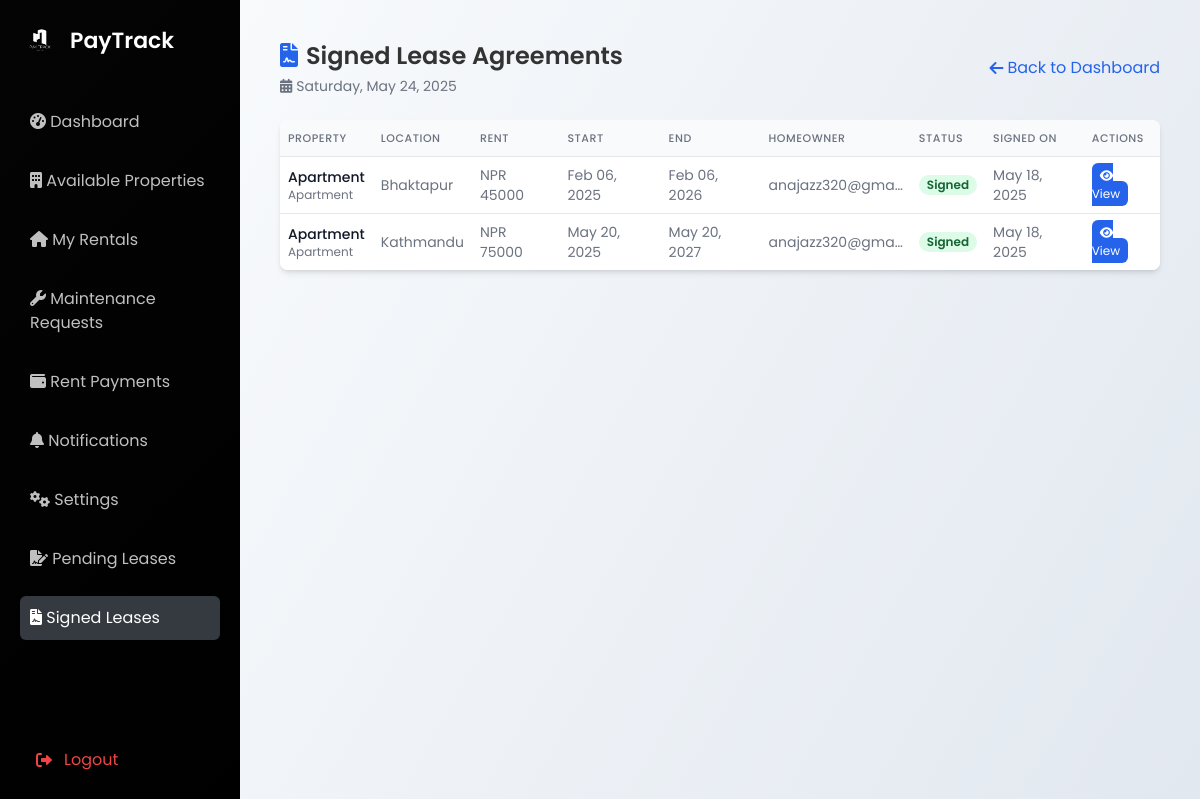
Page /tenant/signed-leases/ (signed in) on the committed database.
### user/models.py (models this page shows, shortened)
class RentalLeaseAgreement(models.Model):
    rental_request = models.OneToOneField(
        RentalRequest,
        on_delete=models.CASCADE,
        related_name='rental_lease_agreement'
    )
    rental = models.OneToOneField(
        Rental,
        on_delete=models.CASCADE,
        related_name='rental_lease_agreement',
        null=True,
        blank=True
    )
    lease_text = models.TextField()
    tenant_signed = models.BooleanField(default=False)
    tenant_signature = models.TextField(blank=True, null=True)  # Digital signature
    tenant_signed_at = models.DateTimeField(null=True, blank=True)
    homeowner_signed = models.BooleanField(default=False)
    homeowner_signature = models.TextField(blank=True, null=True)
    homeowner_signed_at = models.DateTimeField(null=True, blank=True)
    lease_document = models.FileField(upload_to='rental_lease_documents/', blank=True, null=True)
    tenant_id_front = models.ImageField(upload_to='tenant_ids/', blank=True, null=True)
    tenant_id_back = models.ImageField(upload_to='tenant_ids/', blank=True, null=True)
    created_at = models.DateTimeField(auto_now_add=True)
    updated_at = models.DateTimeField(auto_now=True)

class RentalRequest(models.Model):
    tenant = models.ForeignKey(
        settings.AUTH_USER_MODEL,
        on_delete=models.CASCADE,
        limit_choices_to={'user_type': 'tenant'},
        related_name='rental_requests'
    )
    property = models.ForeignKey(Property, on_delete=models.CASCADE, related_name='rental_requests')
    requested_date = models.DateTimeField(auto_now_add=True)
    start_date = models.DateField()
    end_date = models.DateField(null=True, blank=True)
    message = models.TextField(blank=True, null=True)
    status = models.CharField(
        max_length=20,
        choices=[
            ('pending', 'Pending'),
            ('approved', 'Approved'),
            ('rejected', 'Rejected'),
        ],
        default='pending'
    )

class Property(models.Model):
    PROPERTY_TYPES = [
        ('house', 'House'),
        ('apartment', 'Apartment'),
        ('villa', 'Villa'),
        ('land', 'Land'),
    ]
    homeowner = models.ForeignKey(
        settings.AUTH_USER_MODEL,
        on_delete=models.CASCADE,
        related_name='properties',
        null=True,
        blank=True
    )
    title = models.CharField(max_length=200, default="Unnamed Property")
    location = models.CharField(max_length=200, default="Unknown Location")
    property_type = models.CharField(max_length=20, choices=PROPERTY_TYPES, default='house')
    price = models.DecimalField(max_digits=10, decimal_places=2, default=0.00)
    bedrooms = models.IntegerField(null=True, blank=True, default=1)
    bathrooms = models.IntegerField(null=True, blank=True, default=1)
    description = models.TextField(default="No description available.")
    image = models.ImageField(upload_to='properties/', default='default_property.jpg')
    featured = models.BooleanField(default=False)
    is_available = models.BooleanField(default=True)  # New: To show if property is rented

class CustomUser(AbstractUser):
    USER_TYPE_CHOICES = (
        ('tenant', 'Tenant'),
        ('home owner', 'Home Owner'),
    )
    email = models.EmailField(unique=True,null=True)  # Ensuring unique emails for authentication
    user_type = models.CharField(max_length=20, choices=USER_TYPE_CHOICES, default='customer')
    phone_number = models.CharField(max_length=15, blank=True, null=True)
    address = models.TextField(blank=True, null=True)
    company_name = models.CharField(max_length=255, blank=True, null=True)
    date_of_birth = models.DateField(blank=True, null=True)
    USERNAME_FIELD = 'email'  # Login with email instead of username
    REQUIRED_FIELDS = ['username']  # Keep username as an optional field if necessary

### user/views.py (the view)
# urls.py: path('tenant/signed-leases/', views.tenant_signed_leases, name='tenant_signed_leases'),
@login_required
def tenant_signed_leases(request):
   if request.user.user_type != 'tenant':
       return redirect('dashboard')
   signed_leases = RentalLeaseAgreement.objects.filter(
       rental_request__tenant=request.user,
       tenant_signed=True
   ).order_by('-tenant_signed_at')
   return render(request, 'user/tenant_signed_leases.html', {
       'signed_leases': signed_leases
   })

### user/templates/user/tenant_signed_leases.html (shortened to what this page needs)
{% block content %}
<!DOCTYPE html>
<html lang="en">
<head>
  {% load static %}
  <link rel="stylesheet" href="{% static 'css/dashboard.css' %}">
  <link rel="stylesheet" href="https://cdnjs.cloudflare.com/ajax/libs/font-awesome/6.0.0-beta3/css/all.min.css">
  <script src="https://cdn.tailwindcss.com"></script>
</head>
<body class="bg-gray-100 font-poppins">
  <div class="min-h-screen flex">
    <aside class="sidebar">
      <div class="logo-container">
        <img src="{% static 'images/logo.png' %}" alt="PayTrack Logo" class="logo">
        <span>PayTrack</span>
      </div>
      <nav class="menu">
        <ul>
          <li><a href="{% url 'dashboard' %}"><i class="fas fa-tachometer-alt"></i> <span>Dashboard</span></a></li>
          <li><a href="{% url 'tenant_property_list' %}"><i class="fas fa-building"></i> <span>Available Properties</span></a></li>
          <li><a href="{% url 'my_rentals' %}"><i class="fas fa-home"></i> <span>My Rentals</span></a></li>
          <li><a href="/maintenance/requests/"><i class="fas fa-wrench"></i> <span>Maintenance Requests</span></a></li>
          <li><a href="{% url 'rent_payments' %}"><i class="fas fa-wallet"></i> <span>Rent Payments</span></a></li>
          <li><a href="{% url 'notifications' %}"><i class="fas fa-bell"></i> <span>Notifications</span></a></li>
          <li><a href="{% url 'settings' %}"><i class="fas fa-cogs"></i> <span>Settings</span></a></li>
          <li><a href="{% url 'tenant_pending_leases' %}"><i class="fas fa-file-signature"></i> <span>Pending Leases</span></a></li>
          <li class="active">
            <a href="{% url 'tenant_signed_leases' %}" class="nav-link">
              <i class="fas fa-file-contract"></i> <span>Signed Leases</span>
            </a>
          </li>
        </ul>
      </nav>
      <div class="mt-auto pt-8">
        <a href="{% url 'logout' %}" class="flex items-center px-4 py-2 text-red-500 hover:bg-red-100 rounded">
          <i class="fas fa-sign-out-alt mr-3"></i> <span>Logout</span>
        </a>
      </div>
    </aside>
    <main class="main-content space-y-6">
      <div class="flex justify-between items-center">
        <div>
          <h1 class="text-2xl font-semibold"><i class="fas fa-file-contract text-blue-600 mr-2"></i>Signed Lease Agreements</h1>
          <p class="text-sm text-gray-500 mt-1"><i class="fas fa-calendar-alt mr-1"></i><span id="currentDateTime">Loading...</span></p>
        </div>
        <a href="{% url 'dashboard' %}" class="flex items-center text-blue-600 hover:underline">
          <i class="fas fa-arrow-left mr-1"></i> Back to Dashboard
        </a>
      </div>
      <div class="bg-white rounded-lg shadow-md overflow-hidden">
        <table class="min-w-full divide-y divide-gray-200 compact-table">
          <thead class="bg-gray-50">
            <tr>
              <th scope="col" class="text-left text-xs font-medium text-gray-500 uppercase tracking-wider">Property</th>
              <th scope="col" class="text-left text-xs font-medium text-gray-500 uppercase tracking-wider">Location</th>
              <th scope="col" class="text-left text-xs font-medium text-gray-500 uppercase tracking-wider">Rent</th>
              <th scope="col" class="text-left text-xs font-medium text-gray-500 uppercase tracking-wider">Start</th>
              <th scope="col" class="text-left text-xs font-medium text-gray-500 uppercase tracking-wider">End</th>
              <th scope="col" class="text-left text-xs font-medium text-gray-500 uppercase tracking-wider">Homeowner</th>
              <th scope="col" class="text-left text-xs font-medium text-gray-500 uppercase tracking-wider">Status</th>
              <th scope="col" class="text-left text-xs font-medium text-gray-500 uppercase tracking-wider">Signed On</th>
              <th scope="col" class="text-left text-xs font-medium text-gray-500 uppercase tracking-wider">Actions</th>
            </tr>
          </thead>
          <tbody class="bg-white divide-y divide-gray-200">
            {% if signed_leases %}
              {% for lease in signed_leases %}
              <tr>
                <td>
                  <div class="flex flex-col">
                    <span class="text-sm font-medium text-gray-900 property-name" title="{{ lease.rental_request.property.title }}">{{ lease.rental_request.property.title }}</span>
                    <span class="text-xs text-gray-500">{{ lease.rental_request.property.get_property_type_display }}</span>
                  </div>
                </td>
                <td>
                  <span class="text-sm text-gray-500 location" title="{{ lease.rental_request.property.location }}">{{ lease.rental_request.property.location }}</span>
                </td>
                <td>
                  <span class="text-sm text-gray-500">NPR {{ lease.rental_request.property.price|floatformat:0 }}</span>
                </td>
                <td>
                  <span class="text-sm text-gray-500">{{ lease.rental_request.start_date|date:"M d, Y" }}</span>
                </td>
                <td>
                  <span class="text-sm text-gray-500">{{ lease.rental_request.end_date|date:"M d, Y" }}</span>
                </td>
                <td>
                  <span class="text-sm text-gray-500">
                    {% if lease.rental_request.property.homeowner.get_full_name %}
                      {{ lease.rental_request.property.homeowner.get_full_name|truncatechars:15 }}
                    {% else %}
                      {{ lease.rental_request.property.homeowner.email|truncatechars:15 }}
                    {% endif %}
                  </span>
                </td>
                <td>
                  <span class="px-2 inline-flex text-xs leading-5 font-semibold rounded-full bg-green-100 text-green-800">
                    Signed
                  </span>
                </td>
                <td>
                  <span class="text-sm text-gray-500">{{ lease.tenant_signed_at|date:"M d, Y" }}</span>
                </td>
                <td>
                  <a href="{% url 'view_rental_lease' lease.id %}" class="text-white bg-blue-600 hover:bg-blue-700 px-2 py-1 rounded-md text-xs">
                    <i class="fas fa-eye"></i> View
                  </a>
                </td>
              </tr>
              {% endfor %}
            {% else %}
              <tr>
                <td colspan="9" class="py-8 text-center text-sm text-gray-500">
                  <i class="fas fa-info-circle mr-1"></i> You haven't signed any lease agreements yet.
                </td>
              </tr>
            {% endif %}
          </tbody>
        </table>
      </div>
    </main>
  </div>
</body>
</html>
{% endblock %}

### user/static/css/dashboard.css (style rules this page uses)
* { margin: 0; padding: 0; box-sizing: border-box; }
body { font-family: 'Poppins', sans-serif; background-color: #f8f9fa; color: #333; display: flex; justify-content: center; align-items: center; min-height: 100vh; overflow-x: hidden; }
.sidebar { width: 250px; background-color: #15161d; color: white; display: flex; flex-direction: column; justify-content: space-between; padding: 20px; transition: width 0.3s ease; }
.sidebar .logo-container { display: flex; align-items: center; gap: 10px; margin-bottom: 40px; }
.sidebar .logo-container .logo { width: 40px; height: auto; filter: brightness(0) invert(1); }
.sidebar .logo-container span { font-size: 22px; font-weight: 600; color: white; }
.sidebar .menu ul { list-style: none; padding: 0; margin: 0; }
.sidebar .menu ul li { font-size: 16px; color: #c0c0c0; margin-bottom: 15px; padding: 10px; border-radius: 6px; cursor: pointer; transition: background-color 0.3s ease, color 0.3s ease; }
.sidebar .menu ul li.active, .sidebar .menu ul li:hover { background-color: #343a40; color: white; }
.main-content { flex: 1; padding: 30px; overflow-y: auto; background-color: #f1f1f1; }

### user/templates/user/tenant_signed_leases.html (style rules this page uses)
body, html { margin: 0; padding: 0; }
.sidebar { width: 240px; min-height: 100vh; background: linear-gradient(135deg, #040404 0%, #000000 100%); padding: 20px; color: white; position: fixed; left: 0; top: 0; bottom: 0; }
.main-content { margin-left: 240px; padding: 40px 40px 40px 40px; width: calc(100vw - 240px); min-height: 100vh; background: linear-gradient(120deg, #f8fafc 0%, #e2e8f0 100%); box-sizing: border-box; }
.compact-table th { padding: 10px 8px !important; font-size: 11px !important; }
.compact-table td { padding: 8px !important; font-size: 12px !important; }
.compact-table .property-name { max-width: 120px; white-space: nowrap; overflow: hidden; text-overflow: ellipsis; }
.compact-table .location { max-width: 100px; white-space: nowrap; overflow: hidden; text-overflow: ellipsis; }

### rows in the picture
RentalLeaseAgreement: rental_request.property "Apartment", rental_request.property.property_type "Apartment", rental_request.property.location "Bhaktapur", rental_request.property.price "45000", rental_request.start_date "Feb 06, 2025", rental_request.end_date "Feb 06, 2026", rental_request.property.homeowner.email "anajazz320@gma…", tenant_signed_at "May 18, 2025"
RentalLeaseAgreement: rental_request.property "Apartment", rental_request.property.property_type "Apartment", rental_request.property.location "Kathmandu", rental_request.property.price "75000", rental_request.start_date "May 20, 2025", rental_request.end_date "May 20, 2027", rental_request.property.homeowner.email "anajazz320@gma…", tenant_signed_at "May 18, 2025"
